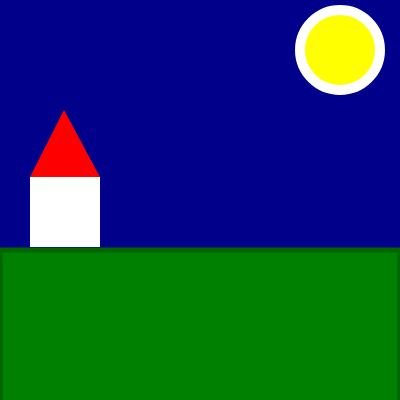
Frame 1 (no input)
Frame 60 (no input): identical to frame 1, image omitted
Frame 120 (the mouse pressed at the canvas centre since frame 60): identical to frame 1, image omitted

The p5.js sketch that drew this single still picture (run headless with seeded random() and noise() and a simulated clock; from frame 60 on, the mouse is pressed at the canvas centre):

// p5.js sketch
// ── sketch.js
let xsize = 400;
let ysize = 400;



function setup() {
  createCanvas(xsize, ysize);
}

function draw() {
  //fare cielo scuro
  background('darkblue');
  //disegnare la luna
  fill('yellow');
  stroke('white');
  strokeWeight('10');
  circle(340,50,80);
  //prima della forma desiderata
  //cambiare fill e stroke
  fill('green');
  stroke('darkgreen');
  strokeWeight(5);
  rect (0, 250, 400, 400);

  strokeWeight(0);
  fill('white');
  square(30, 177, 70);
  
  fill('red');
  triangle(30, 177, 64, 110, 100, 177);
 
  

}
